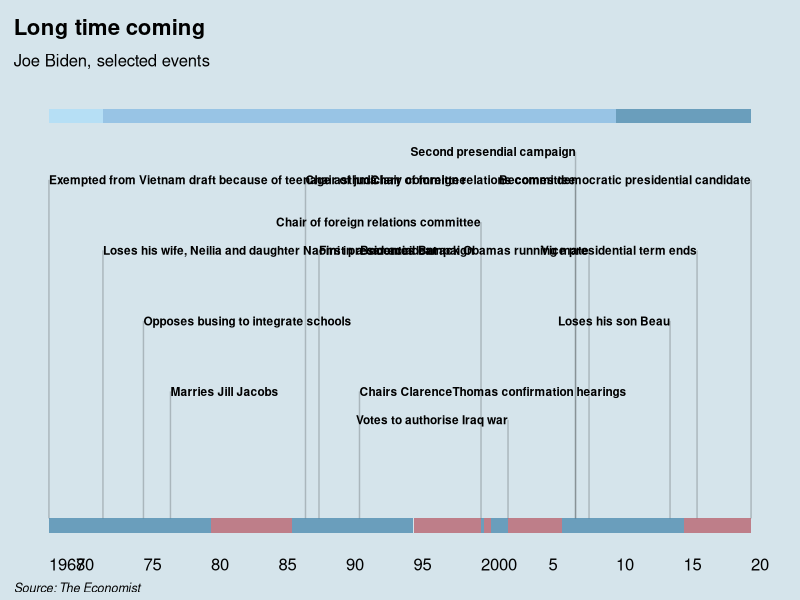

The R script that drew this image:
#Title of article = Long time coming. Joe Biden, selected events.

#===============
# References:
#===============
# Mostly the ggplot2 book by H.W.

library(ggplot2)
library(ggthemes)

# Main variables

# It's recommended to use a named vector to map dimension values with colours
discreteColor <- c("C" = "#98DAFF", "D" = "#00588D", "R" = "#A81829", "S" = "#5DA4DF", "VP" = "#00588D")


# set working directory and read the file
setwd("/Users/sanjaynoronha/Desktop/R")

df1 <- read.csv("economist_july4_20_df1.csv")
df2 <- read.csv("economist_july4_20_df2.csv")
df3 <- read.csv("economist_july4_20_df3.csv")



##########
# DATA VIZ
##########


p <- ggplot(df1) +
  geom_segment(aes(x = x, xend = x, y = 1, yend = y), alpha = 0.2) + # vertical lines
  geom_text( aes(x = x,  y= y, label = comment) , colour = "black", size = 3.0, fontface="bold",  family="sans", hjust = "inward") + # text against segments
  geom_rect(data = df2, aes(xmin = x, xmax = x + years, fill = partyCode), ymin = 0, ymax = 1.0, alpha = 0.5) + # lower rect
  geom_rect(data = df3, aes(xmin = x, xmax = x + years, fill = positionCode), ymin = 29, ymax = 30, alpha = 0.5) +
  scale_fill_manual(values = discreteColor) + # good use of named vectors
  scale_x_continuous(
      breaks = c(1968, 1970, 1975, 1980, 1985, 1990,1995, 2000, 2005, 2010, 2015, 2020), 
      labels = c(1968,   70,  75,    80,   85,   90,  95, 2000,   05,   10,   15,   20 )
      ) +
   ylim(NA, 31) + #changing the y limit so that I can move the top rectangular segment appropriately
  
  # THEME SECTION
  
  labs(
    x = NULL
    , y = NULL
    , title = "Long time coming"
    , subtitle = "Joe Biden, selected events"
    , caption = "Source: The Economist"
  ) +
  
  theme_economist() +
  
  theme(
    panel.grid.major.x =   element_blank()
    , panel.grid.major.y =  element_blank()
    , panel.grid.minor.x =  element_blank()
    , panel.grid.minor.y = element_blank()
  ) +
  
  theme(
    legend.position = "none"
    , axis.ticks = element_blank()
    , axis.line.x = element_blank()
    , axis.line.y = element_blank()
  ) +
  
  theme(
    plot.title = element_text(colour="black", size = 16 ,family = "sans", face="bold")
    , plot.subtitle = element_text(colour = "black", size = 12, family = "sans", margin = margin(b=14),hjust = 0, vjust = -3)
    , axis.text.y = element_blank()
    , axis.text.x = element_text(size = 12, hjust = 0, family = "sans")
    , plot.caption = element_text(hjust = 0, vjust = -3,  size = 9, family = "sans", face = "italic")
    
  ) 

p
  
  